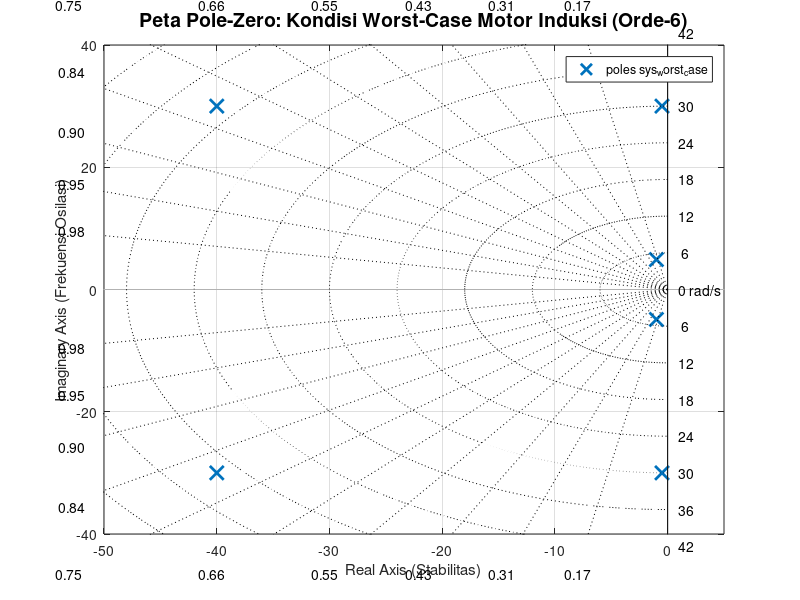

MATLAB code to generate this figure:
% =========================================================================
% FASE 2 - STEP 3: ANALISIS DINAMIKA SISTEM ORDE-6 (WORST-CASE SCENARIO)
% =========================================================================

%% 1. Pemodelan Motor Induksi Kompleks (Orde-6)
% Persamaan denominator didapat dari konvolusi 3 subsistem:
% Elektrik x Inersia Rotor x Resonansi Kopling Fleksibel
num_wc = [56250000];
den_wc = [1 83 3667 83485 2486000 6362500 56250000]; 
sys_worst_case = tf(num_wc, den_wc);

%% 2. Pengaturan Kanvas Grafis Analitik (Dashboard Insinyur)
figure('Name', 'Analisis Worst-Case: Sistem Elektromekanis Orde-6', 'NumberTitle', 'off', 'Position', [100, 100, 900, 700]);

% Membuat visualisasi Pole-Zero Map 
pzmap(sys_worst_case);
title('Peta Pole-Zero: Kondisi Worst-Case Motor Induksi (Orde-6)', 'FontSize', 14, 'FontWeight', 'bold');
xlabel('Real Axis (Stabilitas)');
ylabel('Imaginary Axis (Frekuensi Osilasi)');

% -------------------------------------------------------------------------
% HIERARKI SINTAKSIS KRUSIAL: PENCEGAHAN GLITCH ZOOM LEVEL
% Pada sistem orde tinggi, titik pole saling tumpang tindih dengan grid.
% Urutan eksekusi ini mutlak dipatuhi agar kanvas tidak me-reset paksa.
% -------------------------------------------------------------------------
sgrid;                  % URUTAN 1: Eksekusi grid rasio redaman dan frekuensi alami
axis([-50 5 -40 40]);   % URUTAN 2: Kunci koordinat layar untuk menampung 6 kutub ekstrem
% -------------------------------------------------------------------------

disp('======================================================');
disp('Status: Sistem WORST-CASE Orde-6 Berhasil Dirender!');
disp('Proteksi Glitch Visual: AKTIF (Koordinat Axis Terkunci)');
disp('======================================================');
